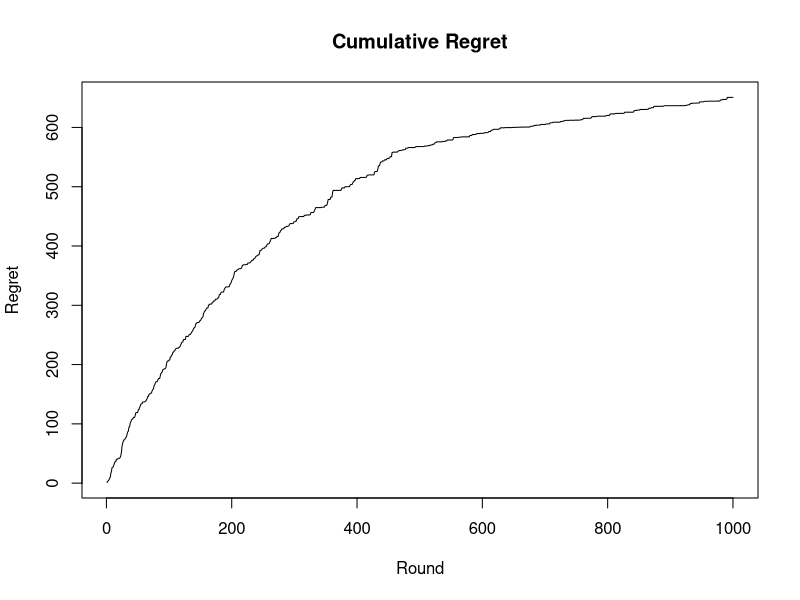

Source code (R):
set.seed(123)
library(MASS)

# Parameters
T <- 1000    
K <- 5
d_context <- 4
d <- K * d_context
eta <- 1
sigma <- 1   # variance of noise
sigma0 <- 0.01 * eta # prior std dev

# LMC hyperparameters
h <- 1e-4
K_lmc <- 25

# True parameter vector
theta_star <- rnorm(d, mean = 0, sd = 1)

# Feature map
phi_map <- function(X, i) 
{
  vec <- rep(0, d)
  start_idx <- (i - 1) * d_context + 1
  vec[start_idx:(start_idx + d_context - 1)] <- X
  return(vec)
}

# Gradient 
grad_loss <- function(theta, A, b, sigma, sigma0) 
{
  grad <- theta / (sigma0^2)
  if (sum(A) > 0)
  {
    grad <- grad + (2 * eta * (A %*% theta - b))
  }
  return(as.vector(grad))
}

# Tracking
regrets <- numeric(T)
chosen_arms <- numeric(T)
optimal_arms <- numeric(T)
errors1 <- numeric(T)

# Initialize theta
theta_curr <- rep(0, d)

# Sufficient statistics for gradient
A <- matrix(0, d, d)   # Σ φ φ^T
b <- rep(0, d)         # Σ r φ

for (t in 1:T) 
{
  X_t <- rnorm(d_context, mean = 0, sd = 1)
  
  # LMC updates
  for (k in 1:K_lmc) 
  {
    noise <- rnorm(d)
    theta_curr <- theta_curr - h * grad_loss(theta_curr, A, b, sigma, sigma0) + sqrt(2 * h) * noise
  }
  
  # Action selection
  pred_rewards <- sapply(1:K, function(a) sum(phi_map(X_t, a) * theta_curr))
  a_t <- which.max(pred_rewards)
  
  # Reward
  eps_t <- rnorm(1, mean = 0, sd = sigma)
  phi_t <- phi_map(X_t, a_t)
  r_t <- sum(phi_t * theta_star) + eps_t
  
  # Optimal reward
  opt_rewards <- sapply(1:K, function(a) sum(phi_map(X_t, a) * theta_star))
  r_star_t <- max(opt_rewards)
  
  regrets[t] <- r_star_t - sum(phi_map(X_t, a_t) * theta_star)
  
  # Update sufficient statistics
  phi_t <- phi_map(X_t, a_t)
  A <- A + tcrossprod(phi_t)
  b <- b + r_t * phi_t
}
cumulative_regret <- cumsum(regrets)

cat(sprintf("Final cumulative regret: %.2f\n", cumulative_regret[T]))
# Plot cumulative regret
plot(cumulative_regret, type = "l", main = "Cumulative Regret",
     xlab = "Round", ylab = "Regret")
